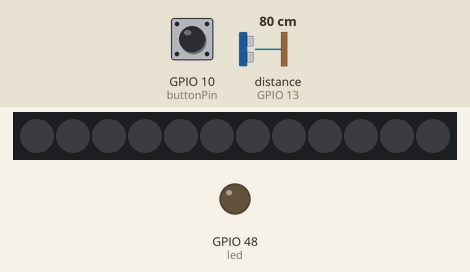
Recording of a sketch running on a simulated ESP32-S3. On the bench: 12 RGB LEDs in strip order, left to right, output pins drawn as LEDs (lit = HIGH). The test bench sets the inputs (shaded band); at power-on: GPIO 10 (buttonPin) LOW, distance to the obstacle (sensor on GPIO 13) 80 cm. The echo pulse lasts 58.3 µs per cm; dim RGB values are drawn brighter than linear; WiFi joins after 1.5 s; servers stay silent unless stated; uploads are accepted with an empty reply; pins used as bus, display or sensor lines are not drawn; what the sketch prints to the serial monitor is not drawn.

Above: at 3.7 s.
3.8 s: GPIO 10 (buttonPin) pulled HIGH for 0.15 s
At 3.96 s:
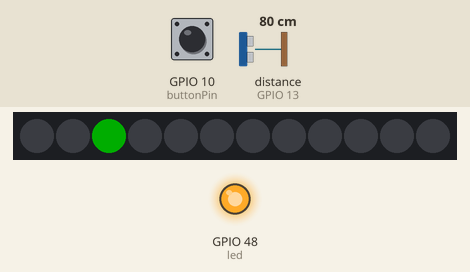
4.5 s: distance to the obstacle (sensor on GPIO 13) set to 2 cm
At 4.53 s:
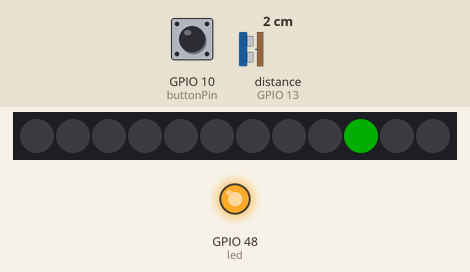
At 10.1 s:
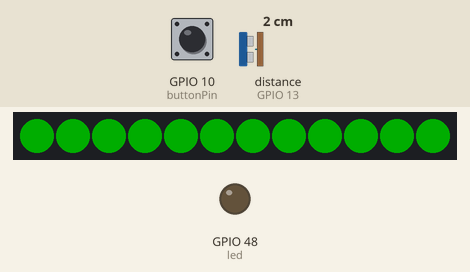
Timing chart, 0 to 11.6 s (numbered marks = the images above; inputs shaded):
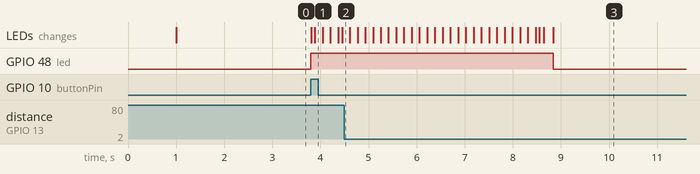

Measured:
- after the input at 3.8 s, GPIO 48 (led): LOW → HIGH at once; the LEDs: first change at once (image 1 shows a later state)

The sketch:

sketch_may13b-finalercode.ino
```cpp
#include <WiFi.h>
#include <HTTPClient.h>
#include <Adafruit_NeoPixel.h>

// WLAN
const char* ssid = "tinkergarden";
const char* pass = "strenggeheim";

// PHP-Datei
String serverURL = "https://im4.lisa-joy.ch/api/load.php";

// Ultraschallsensor
const int trigPin = 12;
const int echoPin = 13;

#define SOUND_SPEED 0.034

long duration;
float scan1;
float scan2;

// Button / Buzzer
const int buttonPin = 10;
int buttonState = 0;
int prev_buttonState = 0;

// Buzzer-ID für Datenbank
int buzzer_ID = 1;

// Bewegung / Monster
int bewegung = 0;

// LED-Ring
#define LED_PIN 2
#define NUM_PIXELS 12

Adafruit_NeoPixel strip(NUM_PIXELS, LED_PIN, NEO_GRB + NEO_KHZ800);
int currentPixel = 0;

// Builtin LED
const int led = BUILTIN_LED;

void setup() {
  Serial.begin(115200);
  delay(1000);

  pinMode(trigPin, OUTPUT);
  pinMode(echoPin, INPUT);

  pinMode(buttonPin, INPUT_PULLDOWN);

  pinMode(led, OUTPUT);
  digitalWrite(led, 0);

  strip.begin();
  strip.setBrightness(50);
  strip.clear();
  strip.show();

  connectWiFi();
}

void loop() {
  if (WiFi.status() != WL_CONNECTED) {
    Serial.println("WLAN verloren. Verbinde neu...");
    connectWiFi();
  }

  buttonState = digitalRead(buttonPin);

  if (buttonState == prev_buttonState) {
    return;
  }

  prev_buttonState = buttonState;

  if (buttonState == 1) {

  Serial.println("");
  Serial.println(".....");
  Serial.println("");

    Serial.println("Button gedrückt → starte 2 Scans");

    digitalWrite(led, 1);

    // SCAN 1
    ledAnimationStep();
    scan1 = measureDistance();

    Serial.print("Scan 1 - Distanz: ");
    Serial.print(scan1);
    Serial.println(" cm");

    // Während der Wartezeit dreht der LED-Ring
    for (int i = 0; i < 60; i++) {
      ledAnimationStep();
      delay(80);
    }

    // SCAN 2
    scan2 = measureDistance();

    Serial.print("Scan 2 - Distanz: ");
    Serial.print(scan2);
    Serial.println(" cm");

    Serial.println("2 Scans fertig");

    // Bewegung vergleichen
    if (abs(scan1 - scan2) > 3) {
      bewegung = 1;
      Serial.println("BEWEGUNG ERKANNT");
    } else {
      bewegung = 0;
      Serial.println("KEINE BEWEGUNG");
    }

    // Während dem Senden kurz weiterdrehen
    ledAnimationStep();

    bool gespeichert = sendToPHP(scan1, scan2, bewegung, buzzer_ID);

    if (gespeichert == true) {
      ledAllesGruen();
      Serial.println("Daten gespeichert → Ring komplett grün");
    } else {
      ledAllesRot();
      Serial.println("Speichern fehlgeschlagen → Ring rot");
    }

    digitalWrite(led, 0);

    delay(10000);

    strip.clear();
    strip.show();
  }
}

float measureDistance() {
  digitalWrite(trigPin, LOW);
  delayMicroseconds(2);

  digitalWrite(trigPin, HIGH);
  delayMicroseconds(10);
  digitalWrite(trigPin, LOW);

  duration = pulseIn(echoPin, HIGH);

  float distance = duration * SOUND_SPEED / 2;

  return distance;
}

bool sendToPHP(float scan1, float scan2, int bewegung, int buzzer_ID) {
  if (WiFi.status() == WL_CONNECTED) {
    HTTPClient http;

    http.begin(serverURL);
    http.addHeader("Content-Type", "application/json");

    String jsonData = "{";
    jsonData += "\"scan1\":" + String(scan1) + ",";
    jsonData += "\"scan2\":" + String(scan2) + ",";
    jsonData += "\"bewegung\":" + String(bewegung) + ",";
    jsonData += "\"buzzer_ID\":" + String(buzzer_ID);
    jsonData += "}";

    Serial.print("Sende JSON an PHP: ");
    Serial.println(jsonData);

    int httpResponseCode = http.POST(jsonData);

    Serial.print("Antwortcode: ");
    Serial.println(httpResponseCode);

    String response = http.getString();
    Serial.println("Antwort von PHP:");
    Serial.println(response);

    http.end();

    if (httpResponseCode == 200) {
      return true;
    } else {
      return false;
    }

  } else {
    Serial.println("WLAN nicht verbunden");
    return false;
  }
}

void ledAnimationStep() {
  strip.clear();

  strip.setPixelColor(currentPixel, strip.Color(0, 255, 0));

  strip.show();

  currentPixel++;

  if (currentPixel >= NUM_PIXELS) {
    currentPixel = 0;
  }
}

void ledAllesGruen() {
  for (int i = 0; i < NUM_PIXELS; i++) {
    strip.setPixelColor(i, strip.Color(0, 255, 0));
  }

  strip.show();
}

void ledAllesRot() {
  for (int i = 0; i < NUM_PIXELS; i++) {
    strip.setPixelColor(i, strip.Color(255, 0, 0));
  }

  strip.show();
}

void connectWiFi() {
  Serial.print("Verbinde mit WLAN: ");
  Serial.println(ssid);

  WiFi.begin(ssid, pass);

  int attempts = 0;

  while (WiFi.status() != WL_CONNECTED && attempts < 40) {
    delay(500);
    Serial.print(".");
    attempts++;
  }

  if (WiFi.status() == WL_CONNECTED) {
    Serial.println("");
    Serial.println("WLAN verbunden!");
    Serial.print("IP-Adresse: ");
    Serial.println(WiFi.localIP());

  } else {
    Serial.println("");
    Serial.println("WLAN Verbindung fehlgeschlagen!");
  }
}
```
